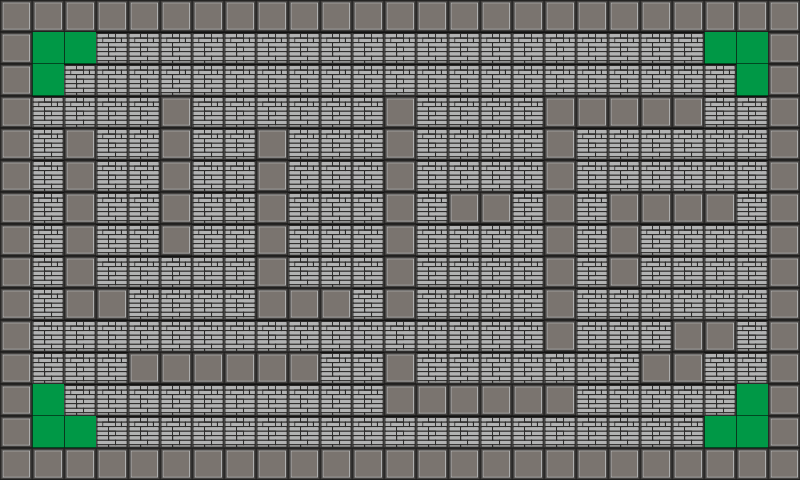

This game map was drawn from its Tiled (.tmx) file and the tilesets committed beside it. A one-line description and the trimmed map source follow:
An orthogonal 25x15 tile map with 32x32 px tiles, 1 tile layer (Camada de Tiles 1).

<map version="1.0" orientation="orthogonal" width="25" height="15" tilewidth="32" tileheight="32">
 <tileset firstgid="1" name="map_tiled" tilewidth="32" tileheight="32">
  <image source="gfx/map_tiled.png" width="64" height="64" />
  <tile id="0">
   <properties>
    <property name="wall" value="true" />
   </properties>
  </tile>
  <tile id="2">
   <properties>
    <property name="brick" value="true" />
   </properties>
  </tile>
 </tileset>
 <layer name="Camada de Tiles 1" width="25" height="15">
  <data>[375 cells, 375 non-empty, 3 distinct tile ids]</data>
 </layer>
</map>